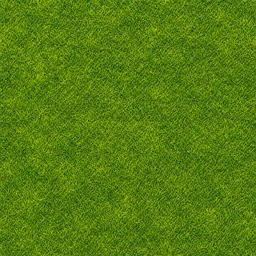
#> input picture assets/images/map/tile_grass.png, 256 x 256 px, found by its file name
$ python measure_segments.py
#> lines starting #> are read from the running program, lines starting #| are printed output that depends on the picture
#!/usr/bin/env python3
"""전이(2재질) 타일의 재질별 평균색을 계측한다.
whole-tile 평균은 grass+road 혼합이라 단일재질 앵커와 비교 무의미 →
grass 여백 픽셀 / 비-grass(road·water·dirt) 픽셀을 분리해 각각의 앵커와 비교.
"""
import math
import sys
from pathlib import Path
from PIL import Image

MAP = Path("assets/images/map")
ALPHA_MIN = 8


def px(path):
    return [p for p in Image.open(path).convert("RGBA").getdata() if p[3] >= ALPHA_MIN]


def is_grass(p):
    r, g, b, a = p
    return g > r + 8 and g > b + 8


def is_water(p):
    r, g, b, a = p
    return b > r + 15 and b >= g - 10 and b > 70


def mean(pixels):
    n = max(len(pixels), 1)
#> n = 65536
    return tuple(sum(p[i] for p in pixels) / n for i in range(3))


def fmt(m):
    return f"RGB({m[0]:3.0f},{m[1]:3.0f},{m[2]:3.0f})"


grass_anchor = mean([p for p in px(MAP / "tile_grass.png")])
#> grass_anchor = (85.28, 125.8, 15.41)
path_anchor = mean(px(MAP / "tile_path.png"))
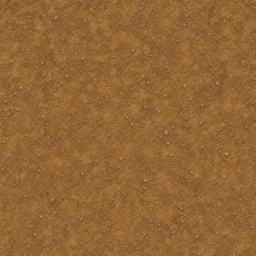
#> input picture assets/images/map/tile_path.png, 256 x 256 px, found by its file name
#> path_anchor = (147.6, 101.9, 53.19)
water_anchor = mean([p for p in px(MAP / "tile_water.png") if is_water(p)])
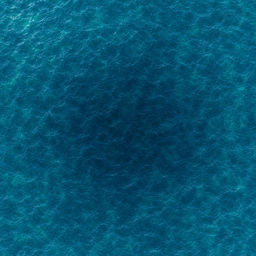
#> input picture assets/images/map/tile_water.png, 256 x 256 px, found by its file name
#> in is_water, `r, g, b, a = p`: r = 23; g = 136; b = 164; a = 255
#> water_anchor = (4.73, 85.54, 114.4)
dirt_anchor = mean(px(MAP / "tile_dirt.png"))
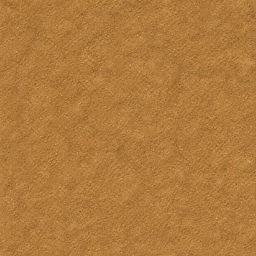
#> input picture assets/images/map/tile_dirt.png, 256 x 256 px, found by its file name
#> dirt_anchor = (175.7, 122.3, 61.43)

print(f"앵커  grass {fmt(grass_anchor)}  path {fmt(path_anchor)}  water {fmt(water_anchor)}  dirt {fmt(dirt_anchor)}")
#| 앵커  grass RGB( 85,126, 15)  path RGB(148,102, 53)  water RGB(  5, 86,114)  dirt RGB(176,122, 61)
print()
print(f"{'타일':<24}{'grass여백':<16}{'d(grass)':>9}   {'비-grass':<16}{'d(비앵커)':>10}  비앵커")
print("-" * 88)

# 타일별: 어떤 앵커를 '비-grass' 부분에 쓸지
spec = [
    ("tile_path_h.png", "path", path_anchor),
    ("tile_path_v.png", "path", path_anchor),
    ("tile_path_ne.png", "path", path_anchor),
    ("tile_path_nw.png", "path", path_anchor),
    ("tile_path_se.png", "path", path_anchor),
    ("tile_path_sw.png", "path", path_anchor),
    ("tile_water_edge.png", "water", water_anchor),
    ("tile_dirt_edge.png", "dirt", dirt_anchor),
]

for name, label, other_anchor in spec:
    pixels = px(MAP / name)
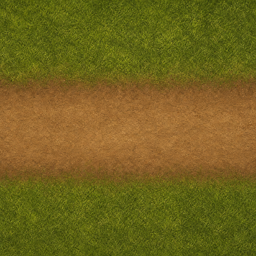
#> input picture assets/images/map/tile_path_h.png, 256 x 256 px, found by its file name
#> pixels = 65536 items
    g = [p for p in pixels if is_grass(p)]
#> g = 10776 items, first 6: (73, 86, 16, 255), (84, 94, 16, 255), (79, 90, 13, 255), (74, 84, 13, 255), (77, 86, 14, 255), (83, 92, 14, 255)
    if label == "water":
        o = [p for p in pixels if is_water(p)]
    else:
        o = [p for p in pixels if not is_grass(p)]
#> o = 54760 items
    gm = mean(g)
#> gm = (84.53, 94.2, 16.49)
    om = mean(o)
#> om = (119.3, 100.3, 32.44)
    dg = math.dist(grass_anchor, gm)
#> dg = 31.64
    do = math.dist(other_anchor, om)
#> do = 35.1
    gf = 100 * len(g) / max(len(pixels), 1)
#> gf = 16.44
    of = 100 * len(o) / max(len(pixels), 1)
#> of = 83.56
    print(f"{name:<24}{fmt(gm)}  {dg:6.1f}   {fmt(om)}  {do:7.1f}   {label} ({gf:.0f}%g/{of:.0f}%o)")
#| tile_path_h.png         RGB( 85, 94, 16)    31.6   RGB(119,100, 32)     35.1   path (16%g/84%o)
#> (the run stopped early here; a loop or call above may not have finished)
